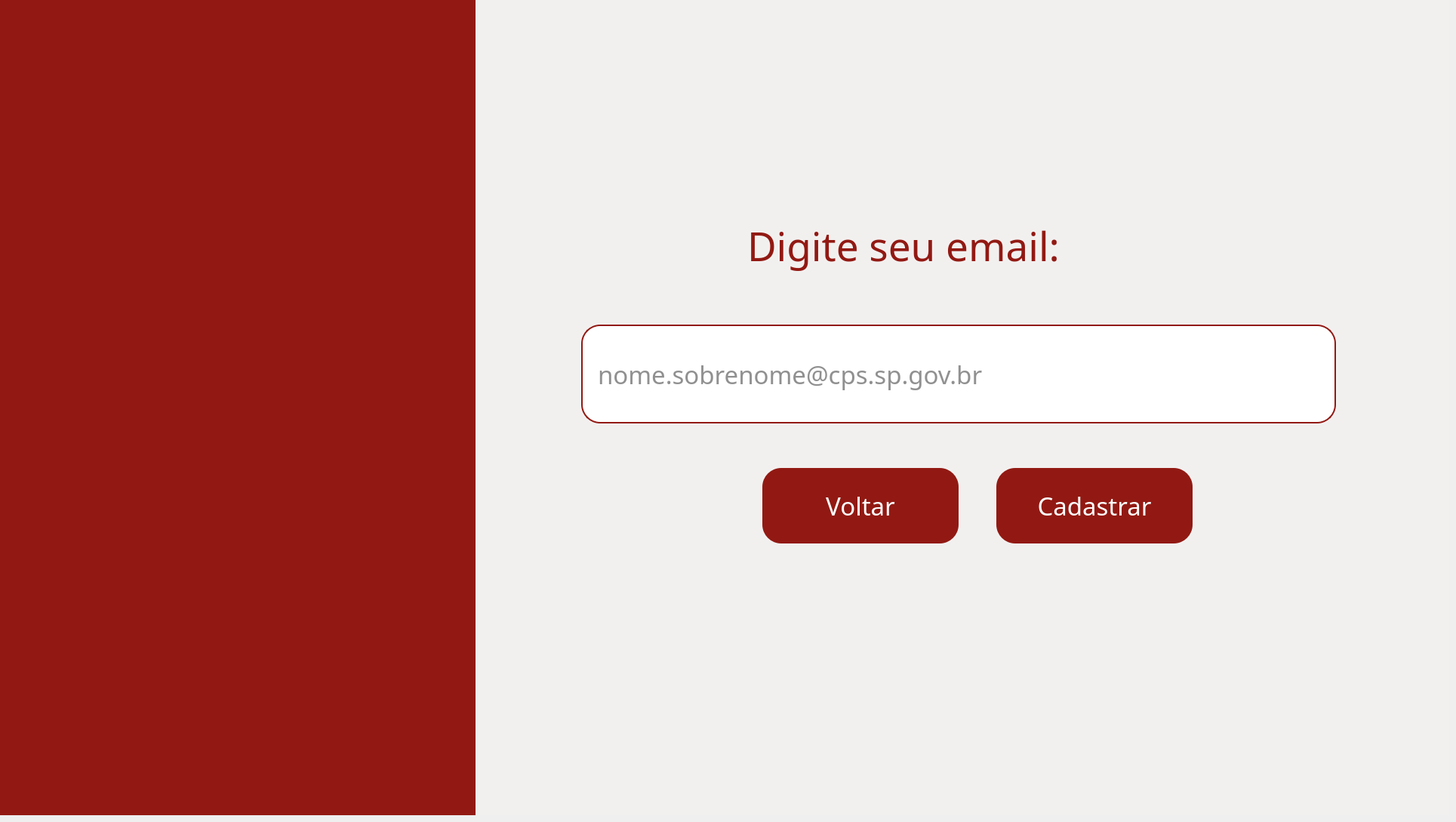
    <widget class="QWidget" name="pg_cadastro">
     <widget class="QWidget" name="fundo_cadastroprof" native="true">
      <property name="geometry">
       <rect>
        <x>0</x>
        <y>0</y>
        <width>1920</width>
        <height>1080</height>
       </rect>
      </property>
      <property name="styleSheet">
       <string notr="true">background-color: #F2F0EF;
</string>
      </property>
      <widget class="QWidget" name="barra_cadastroprof" native="true">
       <property name="geometry">
        <rect>
         <x>0</x>
         <y>0</y>
         <width>630</width>
         <height>1080</height>
        </rect>
       </property>
       <property name="styleSheet">
        <string notr="true">background-color: #921913;</string>
       </property>
       <widget class="QLabel" name="img_fundo_cadastroprof">
        <property name="geometry">
         <rect>
          <x>-60</x>
          <y>-60</y>
          <width>731</width>
          <height>1171</height>
         </rect>
        </property>
        <property name="text">
         <string/>
        </property>
        <property name="pixmap">
         <pixmap>../../assets/images/fundoetec.png</pixmap>
        </property>
        <property name="scaledContents">
         <bool>true</bool>
        </property>
       </widget>
      </widget>
      <widget class="QLabel" name="lbl_olaprof_loginprof_2">
       <property name="geometry">
        <rect>
         <x>990</x>
         <y>290</y>
         <width>721</width>
         <height>71</height>
        </rect>
       </property>
       <property name="font">
        <font>
         <family>Arbutus Slab</family>
         <pointsize>40</pointsize>
        </font>
       </property>
       <property name="styleSheet">
        <string notr="true">color: #921913;</string>
       </property>
       <property name="text">
        <string>Digite seu email:</string>
       </property>
      </widget>
      <widget class="QPushButton" name="btn_voltarperfil3_2">
       <property name="geometry">
        <rect>
         <x>1010</x>
         <y>620</y>
         <width>260</width>
         <height>100</height>
        </rect>
       </property>
       <property name="font">
        <font>
         <family>Arbutus Slab</family>
         <pointsize>25</pointsize>
        </font>
       </property>
       <property name="styleSheet">
        <string notr="true">QPushButton{
    background-color: #921913;
    border: none;
    border-radius: 25px;
    color: white;
}

QPushButton:hover{
    background-color: #7a1410;
}

QPushButton:pressed{
    background-color: #5a0f0c;
}</string>
       </property>
       <property name="text">
        <string>Voltar</string>
       </property>
      </widget>
      <widget class="QLineEdit" name="input_loginprof_2">
       <property name="geometry">
        <rect>
         <x>770</x>
         <y>430</y>
         <width>1000</width>
         <height>131</height>
        </rect>
       </property>
       <property name="font">
        <font>
         <family>Arbutus Slab</family>
         <pointsize>25</pointsize>
        </font>
       </property>
       <property name="styleSheet">
        <string notr="true">background-color: white;
border: 2px solid #921913;
border-radius: 25px;
color: #222222;
padding: 0 18px</string>
       </property>
       <property name="inputMethodHints">
        <set>Qt::ImhNone</set>
       </property>
       <property name="text">
        <string/>
       </property>
       <property name="echoMode">
        <enum>QLineEdit::Normal</enum>
       </property>
       <property name="placeholderText">
        <string>nome.sobrenome@cps.sp.gov.br</string>
       </property>
      </widget>
      <widget class="QPushButton" name="btn_entrarprof_2">
       <property name="geometry">
        <rect>
         <x>1320</x>
         <y>620</y>
         <width>260</width>
         <height>100</height>
        </rect>
       </property>
       <property name="font">
        <font>
         <family>Arbutus Slab</family>
         <pointsize>25</pointsize>
        </font>
       </property>
       <property name="styleSheet">
        <string notr="true">QPushButton{
    background-color: #921913;
    border: none;
    border-radius: 25px;
    color: white;
}

QPushButton:hover{
    background-color: #7a1410;
}

QPushButton:pressed{
    background-color: #5a0f0c;
}</string>
       </property>
       <property name="text">
        <string>Cadastrar</string>
       </property>
      </widget>
     </widget>
    </widget>
